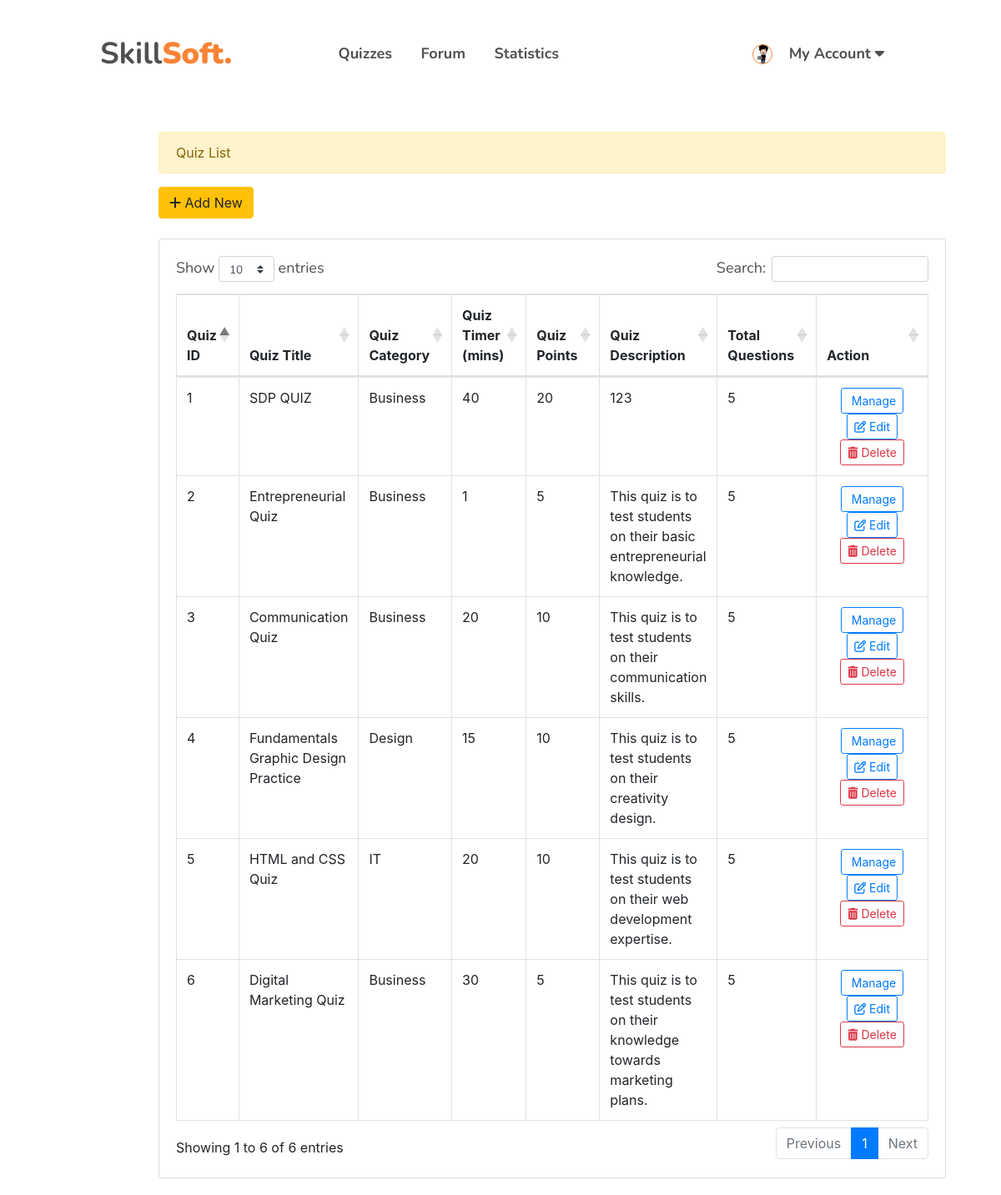
Screenshot of /teacher-quiz.php (signed in) with the database file from the repository.
### tables this page shows
CREATE TABLE IF NOT EXISTS `teacher` (
  `teac_id` int NOT NULL AUTO_INCREMENT,
  `teac_username` varchar(30) NOT NULL,
  `teac_password` varchar(255) NOT NULL,
  `teac_email` varchar(40) NOT NULL,
  `teac_first_name` varchar(30) NOT NULL,
  `teac_last_name` varchar(30) NOT NULL,
  `teac_join_date` datetime NOT NULL DEFAULT CURRENT_TIMESTAMP,
  `teac_profile_picture` varchar(255) DEFAULT 'teac_default_profile.png',
  `teac_edu_proof` varchar(255) NOT NULL,
  `teac_status` varchar(30) NOT NULL,
  PRIMARY KEY (`teac_id`)
);

CREATE TABLE IF NOT EXISTS `quiz` (
  `quiz_id` int NOT NULL AUTO_INCREMENT,
  `quiz_title` varchar(40) NOT NULL,
  `quiz_category` varchar(50) NOT NULL,
  `quiz_cover` longtext NOT NULL,
  `quiz_timer` int NOT NULL,
  `quiz_point` int NOT NULL,
  `quiz_description` varchar(255) NOT NULL,
  `quiz_create_date` date NOT NULL,
  `teac_id` int NOT NULL,
  PRIMARY KEY (`quiz_id`)
);

### teacher-quiz.php (the view, shortened to what this page needs)
<?php
require 'config.php';
?>
<!DOCTYPE html>
<html lang="en">
    <head>
        <link rel="stylesheet" href="stylesheets/stud-signup.css">
        <?php include('header.php') ?>
    </head>
    <body>
        <?php include("teacher-navi.php");?>
        <div style="margin-left: 170px;"  class="container-fluid admin">
		<div class="col-md-12 alert alert-warning">Quiz List</div>
		<button class="btn btn-warning bt-sm" id="new_quiz"><i class="fa fa-plus"></i> Add New</button>
		<br>
		<br>
		<div class="card">
			<div class="card-body">
				<table class="table table-bordered" id='table'>
					<thead>
						<tr>
							<th>Quiz ID</th>
							<th>Quiz Title</th>
							<th>Quiz Category</th>
							<th>Quiz Timer (mins)</th>
							<th>Quiz Points</th>
							<th>Quiz Description</th>
							<th>Total Questions</th>
							<th style ="width: 20%;">Action</th>
						</tr>
					</thead>
					<tbody>
					<?php
					$tid = $_SESSION['teach_id'];
					$qry = $conn->query("SELECT quiz.teac_id, quiz.quiz_description, quiz.quiz_timer, quiz.quiz_point, quiz.quiz_id, quiz.quiz_title, quiz.quiz_category, quiz.quiz_cover, count(*) FROM quiz LEFT JOIN quiz_question ON (quiz.quiz_id = quiz_question.quiz_id) WHERE quiz.teac_id = '$tid' GROUP BY quiz.quiz_id");
					$i = 1;
					if($qry->num_rows > 0){
						while($row= $qry->fetch_assoc()){
							$items = $conn->query("SELECT count(quques_id) as item_count from quiz_question where quiz_id = '".$row['quiz_id']."'")->fetch_array()['item_count'];
						?>
					<tr>
						<td><?php echo $i ?></td>
						<td><?php echo $row['quiz_title'] ?></td>
						<td><?php echo $row['quiz_category'] ?></td>
						<td><?php echo $row['quiz_timer'] ?></td>
						<td><?php echo $row['quiz_point'] ?></td>
						<td><?php echo $row['quiz_description'] ?></td>
						<td><?php echo $items ?></td>
						<td>
							<center>
							<a class="btn btn-sm btn-outline-primary edit_quiz" href="./quiz-view.php?id=<?php echo $row['quiz_id']?>"><i class="fa fa-task"></i> Manage</a>
							<button class="btn btn-sm btn-outline-primary editbtn" data-id="<?php echo $row['quiz_id']?>" type="button"><i class="fa fa-edit"></i> Edit</button>
							<button class="btn btn-sm btn-outline-danger remove_quiz" data-id="<?php echo $row['quiz_id']?>" type="button"><i class="fa fa-trash"></i> Delete</button>
							</center>
						</td>
					</tr>
					<?php
					$i++; }
					}
					?>
					</tbody>
				</table>
			</div>
		</div>
	</div>
    </body>
</html>

### teacher-navi.php (shortened to what this page needs)
<?php
include('config.php');
$log_userid = $_SESSION['teach_id'];
$finduser_sql = "SELECT * FROM teacher WHERE teac_id = '$log_userid'";
$result = mysqli_query($conn, $finduser_sql);
$row = mysqli_fetch_array($result);
?>
<!DOCTYPE html>
<html lang="en">
    <head>
        <link rel="stylesheet" href="stylesheets/visi-nav.css">
        <link rel="stylesheet" href="stylesheets/teacher-logout.css">
        <link rel="stylesheet" href="stylesheets/stud-nav.css">
    </head>
    <body>
        <section class="top-nav-bar" style="z-index:50;">
            <div class="left-nav">
                <a class="skillsoft-logo" href="teacher-quiz.php">Skill<b>Soft.</b></a>
                <nav>
                    <ul class="main-menu">
                        <li><a href="teacher-quiz.php">Quizzes</a></li>
                        <li><a href="teacher-forum.php">Forum</a></li>
                        <li><a href="teacher-statistics.php">Statistics</a></li>
                    </ul>
                </nav>
            </div>
            <div class="right-nav">
                <div>
                    <img class="profile-circle" src="Images/<?php echo $row['teac_profile_picture'];?>" alt="Profile Picture">
                </div>
                <div>
                    <ul class="my-account">
                        <li><a href="">My Account <i class="fas fa-caret-down"></i></a>
                        </li>
                    </ul>
                </div>
            </div>
        </section>
    </body>
</html>

### stylesheets/stud-signup.css (style rules this page uses)
body { padding: 0; margin: 0; }

### assets/css/style.css (style rules this page uses)
.admin { margin-top: 10px; margin-left:250px; padding: 20px; width:82% !important; }

### stylesheets/visi-nav.css (style rules this page uses)
body { padding: 0; margin: 0; }
@media screen and (min-width: 850px) { #dropdown-list ul, li { list-style-type: none; } }
.top-nav-bar { position: relative; margin: 40px 120px 49px 120px; display: flex; flex-direction: row; justify-content: space-between; align-content: flex-end; z-index: 100; height: 49px; }
.left-nav { width: 565px; display: flex; justify-content: space-between; z-index: 50; }
.left-nav .skillsoft-logo { font-family: 'Nunito', sans-serif; font-style: normal; font-weight: 700; font-size: 36px; line-height: 49px; color: #50514F; text-decoration: none; margin-right: 90px; }
.left-nav .skillsoft-logo b { color: #FA8334; }
nav ul { margin: 0; padding: 0; list-style: none; white-space: nowrap; }
nav .main-menu>li { display: inline-block; z-index: 50; }
nav a { margin: 0; text-align: left; color: #50514F; text-decoration: none; font-family: 'Nunito', sans-serif; font-style: normal; font-weight: 700; font-size: 18px; line-height: 25px; position: relative; display: block; padding: 12px 15px; }
.right-nav { display: flex; }
.right-nav a { text-decoration: none; }

### stylesheets/stud-nav.css (style rules this page uses)
body { padding: 0; margin: 0; }
@media screen and (min-width: 850px) { #dropdown-list ul, li { list-style-type: none; } }
.top-nav-bar { position: relative; margin: 40px 120px 49px 120px; display: flex; flex-direction: row; justify-content: space-between; align-content: flex-end; z-index: 100; height: 49px; }
.left-nav { width: 565px; display: flex; justify-content: space-between; z-index: 50; }
.left-nav .skillsoft-logo { font-family: 'Nunito', sans-serif; font-style: normal; font-weight: 700; font-size: 36px; line-height: 49px; color: #50514F; text-decoration: none; margin-right: 90px; }
.left-nav .skillsoft-logo b { color: #FA8334; }
nav ul { margin: 0; padding: 0; list-style: none; white-space: nowrap; }
nav .main-menu>li { display: inline-block; z-index: 50; }
nav a { margin: 0; text-align: left; color: #50514F; text-decoration: none; font-family: 'Nunito', sans-serif; font-style: normal; font-weight: 700; font-size: 18px; line-height: 25px; position: relative; display: block; padding: 12px 15px; }
.right-nav { display: flex; flex-direction: row; align-items: center; }
.right-nav img { width: 24px; height: 24px; border-radius: 50%; border: 1px solid #FA8334; padding: 0; object-fit: cover; }
.my-account { list-style: none; margin: 0; padding: 0; }
.my-account li a { text-decoration: none; margin: 0; text-align: left; color: #50514F; text-decoration: none; font-family: 'Nunito', sans-serif; font-style: normal; font-weight: 700; font-size: 18px; line-height: 25px; position: relative; display: block; padding: 10px 20px; }

### rows the page displays
teacher: teac_profile_picture (picture)
quiz: quiz_title "SDP QUIZ", quiz_category "Business", quiz_timer "40", quiz_point "20", quiz_description "123", items "5"
quiz: quiz_title "Entrepreneurial Quiz", quiz_category "Business", quiz_timer "1", quiz_point "5", quiz_description "This quiz is to test students on their basic entrepreneurial knowledge.", items "5"
quiz: quiz_title "Communication Quiz", quiz_category "Business", quiz_timer "20", quiz_point "10", quiz_description "This quiz is to test students on their communication skills.", items "5"
quiz: quiz_title "Fundamentals Graphic Design Practice", quiz_category "Design", quiz_timer "15", quiz_point "10", quiz_description "This quiz is to test students on their creativity design.", items "5"
quiz: quiz_title "HTML and CSS Quiz", quiz_category "IT", quiz_timer "20", quiz_point "10", quiz_description "This quiz is to test students on their web development expertise.", quiz_id "5"
quiz: quiz_title "Digital Marketing Quiz", quiz_category "Business", quiz_timer "30", quiz_point "5", quiz_description "This quiz is to test students on their knowledge towards marketing plans.", items "5"
